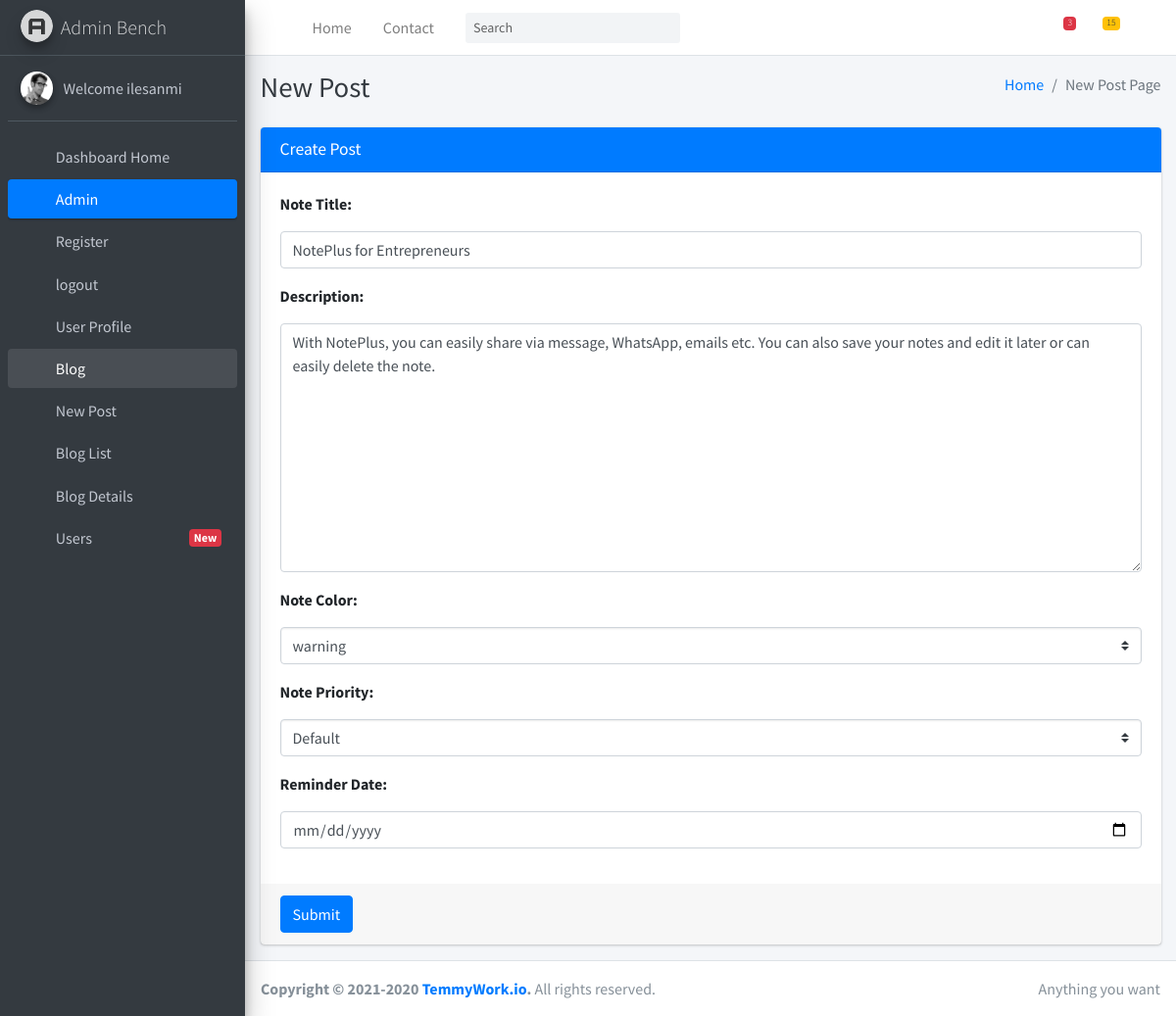
The page /update/2/ (signed in) on the database its author committed.
### cbvapp/models.py (models this page shows, shortened)
class User(AbstractUser):
    username = models.CharField(max_length=200, blank=True, null=True, default=None)
    first_name = models.CharField(max_length=200, null=False)
    last_name = models.CharField(max_length=200, null=False)
    user_id = models.UUIDField(default=uuid.uuid4, editable=False)
    email = models.EmailField(unique=True, null=False)
    bio = models.TextField(null=True)
    social_handle = models.CharField(max_length=200, null=True)
    Otp_Validation=models.BooleanField(default=False )
    created = models.DateTimeField( auto_now_add=True)
    updated = models.DateTimeField(auto_now=True)
    USERNAME_FIELD = 'email'
    REQUIRED_FIELDS = ['username']

class Note(models.Model):
    posted_by = models.ForeignKey(User, on_delete=models.SET_NULL, null=True)
    Note_Priority =  models.ForeignKey(Priority, on_delete=models.SET_NULL, null=True)
    Note_Color = models.ForeignKey(Colors, on_delete=models.SET_NULL, null=True)
    Note_Title = models.CharField(max_length=200, null=False, blank=False)
    Description = models.TextField(null=False, blank=False)
    Note_Count = models.IntegerField(default=0)
    Reminder_Date = models.DateTimeField()
    Pinned_Note=models.BooleanField(default=False )
    Favourite_Note=models.BooleanField(default=False )
    post_status=models.BooleanField(default=False )
    created = models.DateTimeField(auto_now_add=True)
    updated = models.DateTimeField(auto_now=True)
    class Meta:
        ordering =[ '-created']

### cbvapp/views.py (the view, shortened to what this page needs)
# urls.py: path('update/<int:id>/', views.update, name='update'),
@login_required
def update(request, id):
    page = "update"
    note_to_update = Note.objects.get(id=id)
    form = NoteUpdateForm(instance=note_to_update)
    context = {"note": note_to_update, "forms": form, "page": page}
    return render(request, "dashboard/blogpost.html", context)

### cbvapp/forms.py
class NoteUpdateForm(forms.ModelForm):
    class Meta:
        model =Note
        fields=['Note_Priority', 'Note_Color', 'Note_Title', 'Description', 'Reminder_Date']
        widgets = {
            'Note_Title': forms.TextInput(attrs={'class': 'input','class':"form-control", 'id':"exampleInputEmail1", 'placeholder':"Enter Note Title", 'type': 'text'}),
            'Description': forms.Textarea(attrs={'class': 'textarea','class':"form-control", 'row':10, 'id':"exampleInputEmail1", 'placeholder':"Enter Note Details", 'type': 'text'}),
            'Note_Color': forms.Select(attrs={'class':"custom-select" , 'required' : True} ),
            'Note_Priority': forms.Select(attrs={'class':"custom-select" , 'required' : True} ),
            'Reminder_Date': forms.TextInput(attrs={'class': 'input','class':"form-control", 'id':"exampleInputEmail1", 'type': 'date'}),
        }

### cbvapp/models.py (called while the page is built)
    def __str__(self):
        return self.Priority_Name

    def __str__(self):
        return self.Color_Name

### cbvapp/templates/dashboard/blogpost.html (shortened to what this page needs)
{% load static %}
<!DOCTYPE html>
<html lang="en">
<head>
  <link rel="stylesheet" href="{% static 'dashboard/plugins/fontawesome-free/css/all.min.css' %}">
  <link rel="stylesheet" href="{% static 'dashboard/css/adminlte.min.css' %}">
  <link rel="stylesheet" href="{% static 'dashboard/plugins/datatables-bs4/css/dataTables.bootstrap4.min.css' %}">
  <link rel="stylesheet" href="{% static 'dashboard/plugins/datatables-responsive/css/responsive.bootstrap4.min.css' %}">
</head>
<body class="hold-transition sidebar-mini">
<div class="wrapper">
  <nav class="main-header navbar navbar-expand navbar-white navbar-light">
    <ul class="navbar-nav">
      <li class="nav-item">
        <a class="nav-link" data-widget="pushmenu" href="#" role="button"><i class="fas fa-bars"></i></a>
      </li>
      <li class="nav-item d-none d-sm-inline-block">
        <a href="index3.html" class="nav-link">Home</a>
      </li>
      <li class="nav-item d-none d-sm-inline-block">
        <a href="#" class="nav-link">Contact</a>
      </li>
    </ul>
    <form class="form-inline ml-3">
      <div class="input-group input-group-sm">
        <input class="form-control form-control-navbar" type="search" placeholder="Search" aria-label="Search">
        <div class="input-group-append">
          <button class="btn btn-navbar" type="submit">
            <i class="fas fa-search"></i>
          </button>
        </div>
      </div>
    </form>
    <ul class="navbar-nav ml-auto">
      <li class="nav-item dropdown">
        <a class="nav-link" data-toggle="dropdown" href="#">
          <i class="far fa-comments"></i>
          <span class="badge badge-danger navbar-badge">3</span>
        </a>
      </li>
      <li class="nav-item dropdown">
        <a class="nav-link" data-toggle="dropdown" href="#">
          <span class="badge badge-warning navbar-badge">15</span>
        </a>
      </li>
      <li class="nav-item">
        <a class="nav-link" data-widget="control-sidebar" data-slide="true" href="#" role="button"><i
            class="fas fa-th-large"></i></a>
      </li>
    </ul>
  </nav>
  <aside class="main-sidebar sidebar-dark-primary elevation-4">
    <a href="index3.html" class="brand-link">
      <img src="{% static 'dashboard/img/AdminLTELogo.png' %}" alt="AdminLTE Logo" class="brand-image img-circle elevation-3"
           style="opacity: .8">
      <span class="brand-text font-weight-light">Admin Bench </span>
    </a>
    <div class="sidebar">
      <div class="user-panel mt-3 pb-3 mb-3 d-flex">
        <div class="image">
          <img src="{% static 'dashboard/img/user2-160x160.jpg' %}" class="img-circle elevation-2" alt="User Image">
        </div>
        {% if request.user.is_authenticated %}
        <div class="info">
          <a href="#" class="d-block">Welcome {{ request.user.first_name }}</a>
        </div>
        {% else %}
        <div class="info">
          <a href="#" class="d-block"></a>
        </div>
        {% endif %}
      </div>
      <nav class="mt-2">
        <ul class="nav nav-pills nav-sidebar flex-column" data-widget="treeview" role="menu" data-accordion="false">
          <li class="nav-item">
            <a href="{% url 'blog:dashboard' %}" class="nav-link">
              <i class="nav-icon fas fa-th"></i>
              <p>
                Dashboard Home
              </p>
            </a>
          </li>
          <li class="nav-item has-treeview menu-open">
            <a href="#" class="nav-link active">
              <i class="nav-icon fas fa-tachometer-alt"></i>
              <p>
               Admin
                <i class="right fas fa-angle-left"></i>
              </p>
            </a>
            <ul class="nav nav-treeview">
              <li class="nav-item">
                <a href="{% url 'blog:register' %}" class="nav-link">
                  <i class="far fa-circle nav-icon"></i>
                  <p>Register</p>
                </a>
              </li>
              {% if user.is_authenticated %}
              <li class="nav-item">
                <a href="{% url 'blog:logout' %}" class="nav-link">
                  <i class="far fa-circle nav-icon"></i>
                  <p>logout</p>
                </a>
              </li>
              {% endif %}
              <li class="nav-item">
                <a href="#" class="nav-link">
                  <i class="far fa-circle nav-icon"></i>
                  <p>User Profile</p>
                </a>
              </li>
            </ul>
          </li>
          <li class="nav-item has-treeview menu-open">
            <a href="#" class="nav-link">
              <i class="nav-icon fas fa-tachometer-alt"></i>
              <p>
               Blog
                <i class="right fas fa-angle-left"></i>
              </p>
            </a>
            <ul class="nav nav-treeview">
              <li class="nav-item">
                <a href="{% url 'blog:blogpostview' %}" class="nav-link">
                  <i class="far fa-circle nav-icon"></i>
                  <p>New Post</p>
                </a>
              </li>
              <li class="nav-item">
                <a href="#" class="nav-link">
                  <i class="far fa-circle nav-icon"></i>
                  <p>Blog List</p>
                </a>
              </li>
              <li class="nav-item">
                <a href="#" class="nav-link">
                  <i class="far fa-circle nav-icon"></i>
                  <p>Blog Details</p>
                </a>
              </li>
            </ul>
          </li>
          <li class="nav-item">
            <a href="#" class="nav-link">
              <i class="nav-icon fas fa-th"></i>
              <p>
                Users
                <span class="right badge badge-danger">New</span>
              </p>
            </a>
          </li>
        </ul>
      </nav>
    </div>
  </aside>
  <div class="content-wrapper">
    <div class="content-header">
      <div class="container-fluid">
        <div class="row mb-2">
          <div class="col-sm-6">
            <h1 class="m-0 text-dark">New Post</h1>
          </div>
          <div class="col-sm-6">
            <ol class="breadcrumb float-sm-right">
              <li class="breadcrumb-item"><a href="{% url 'blog:index' %}">Home</a></li>
              <li class="breadcrumb-item active">New Post Page</li>
            </ol>
          </div>
        </div>
      </div>
    </div>
    {% if page %}
    <div class="content">
      <div class="container-fluid">
        <div class="row">
         <div class="col-md-12">
          <div class="card card-primary">
            <div class="card-header">
              <h3 class="card-title">Create Post</h3>
            </div>
            <form role="form" method="POST" action="">
              <div class="card-body">
                <div class="form-group">
                  <label for="exampleInputEmail1">{{ forms.Note_Title.label_tag }}</label>
                  {{ forms.Note_Title }}
                </div>
                <div class="form-group">
                  <label for="exampleInputPassword1">{{ forms.Description.label_tag }}</label>
                  {{ forms.Description }}
                 </div>
                  <div class="form-group">
                        <label>{{ forms.Note_Color.label_tag }}</label>
                        {{ forms.Note_Color}}
                      </div>
                      <div class="form-group">
                        <label>{{ forms.Note_Priority.label_tag }}</label>
                        {{ forms.Note_Priority}}
                      </div>
                      <div class="form-group">
                        <label>{{ forms.Reminder_Date.label_tag }}</label>
                        {{ forms.Reminder_Date}}
                      </div>
              </div>
              <div class="card-footer">
                <button type="submit" class="btn btn-primary">Submit</button>
              </div>
            </form>
          </div>
        </div>
        </div>
      </div>
    </div>
    {% endif %}
  </div>
  <footer class="main-footer">
    <div class="float-right d-none d-sm-inline">
      Anything you want
    </div>
    <strong>Copyright &copy; 2021-2020 <a href="#">TemmyWork.io</a>.</strong> All rights reserved.
  </footer>
</div>
</body>
</html>

### rows shown on the page
User: user.first_name "ilesanmi"
Note: Note_Title "NotePlus for Entrepreneurs", Description "With NotePlus, you can easily share via message, WhatsApp, emails etc. You can also save your notes and edit it later or can easily delete the note.", Note_Color "warning", Note_Priority "Default"
